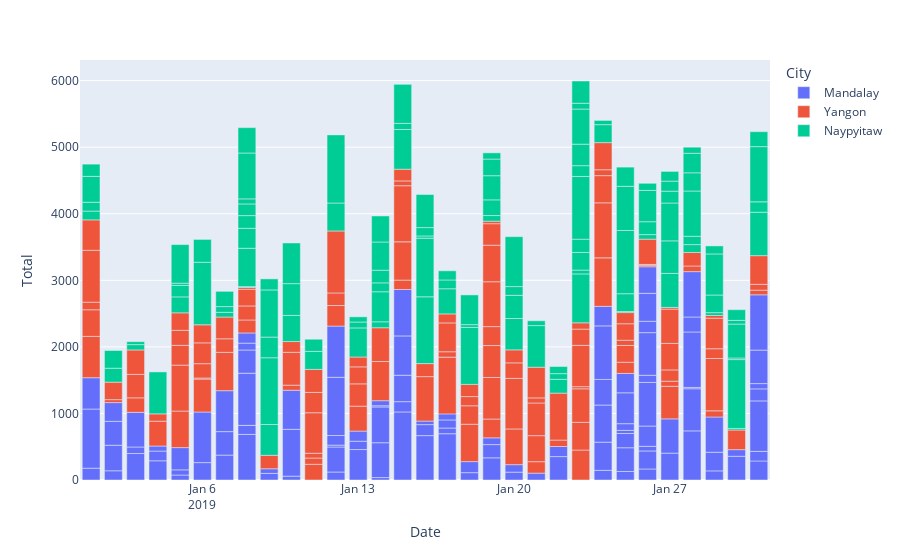

The notebook cell saved with this chart:
### Code cell
# Faturamento por mês e por unidade
fig_date = px.bar(data_filtered, x='Date', y='Total', color='City')

fig_date.show()
